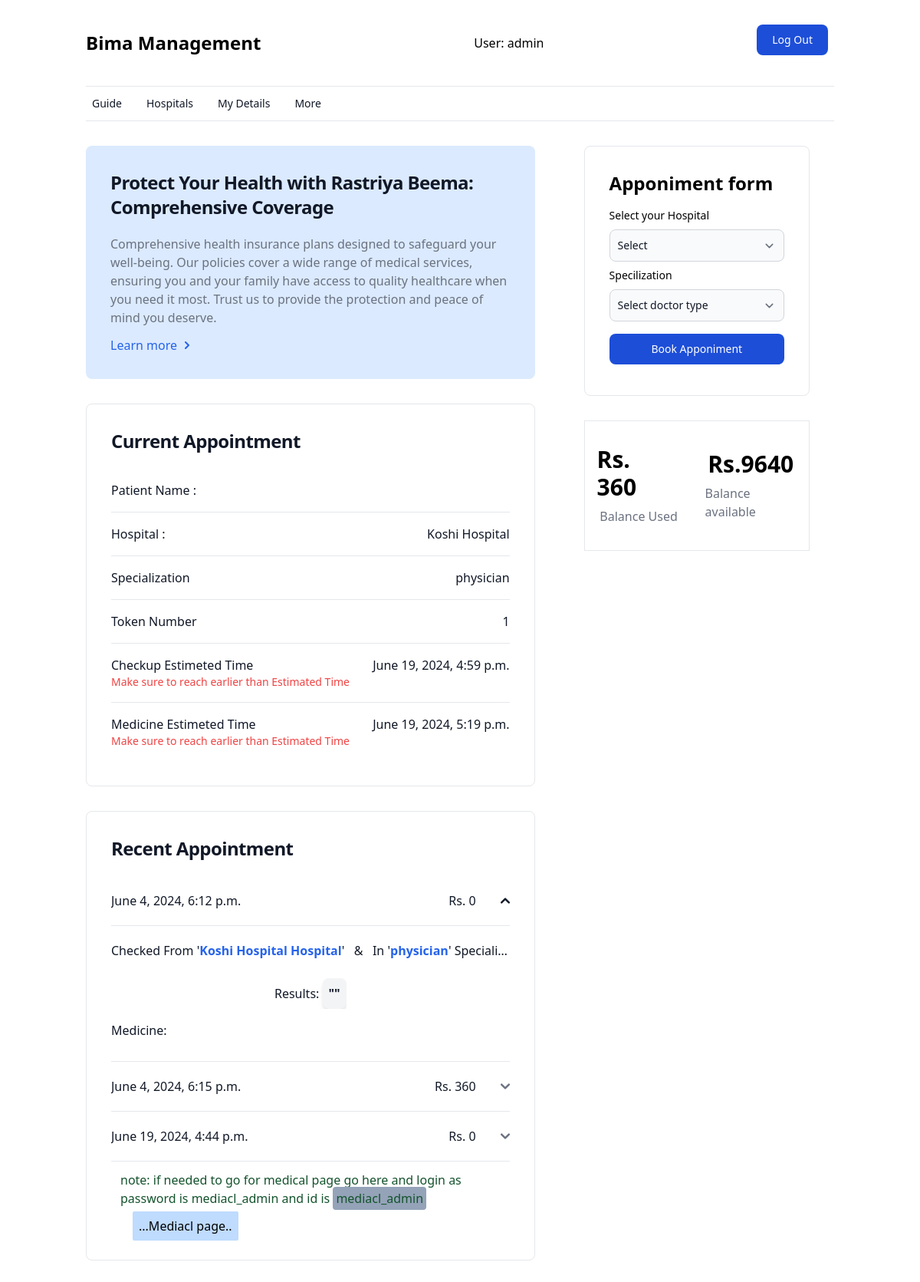
Screenshot of / (signed in) with the database file from the repository.
### Bimapage/models.py (models this page shows)
class Opd(models.Model):
    appoinment = models.ForeignKey(Appoinment, on_delete=models.CASCADE)
    token_num = models.IntegerField()
    checkup_estimeted_time= models.DateTimeField(blank=True, null=True)
    medicine_estimeted_time= models.DateTimeField(blank=True, null=True)
    created_at = models.DateTimeField(auto_now=True)
    updated_at = models.DateTimeField(auto_now=True)

class Appoinment(models.Model):
    user= models.ForeignKey(User, on_delete=models.CASCADE)
    Hospital = models.ForeignKey(Hospital, on_delete=models.CASCADE)
    specilization = models.CharField(max_length=200 )
    appoinment_status= models.BooleanField(default=True)
    created_at = models.DateTimeField(auto_now_add=True)
    updated_at = models.DateTimeField(auto_now=True)

class Hospital(models.Model):
    registration_num = models.UUIDField(primary_key=True, default=uuid.uuid4, editable=False)
    hos_name = models.CharField(max_length=100)
    hos_address = models.CharField(max_length=200)
    HOS_TYPE_CHOICES = (
        ('gov', 'government'),
        ('private', 'private'),
    )
    hos_type = models.CharField(max_length=30, choices=HOS_TYPE_CHOICES, default='gov')
    hos_Ph = models.CharField(max_length=100, default=0)
    hos_email = models.EmailField(max_length=254, null=True, blank=True)
    hos_web = models.CharField(max_length=100, null=True, blank=True)
    logo = models.ImageField(upload_to='hospital', blank=True, null=True)
    created_at = models.DateTimeField(default=datetime.now)
    updated_at = models.DateTimeField(auto_now=True)
    def __str__(self):
        return self.hos_name

### Bimapage/views.py (the view)
# urls.py: path('', homepage, name="home"),
def homepage(request):
    hospitals = Hospital.objects.all()
    opd, latest_Opd=None,None
    if request.user.is_authenticated:
        opd = Opd.objects.filter(appoinment__user=request.user)
        latest_Opd= opd.last()
    else:
        messages.info(request, "Plz Create Account or Log in First")
    context = {'hospitals':hospitals, 'opd':opd, 'latest_Opd':latest_Opd}
    return render(request, 'pages/index.html',context)

### templates/pages/index.html (shortened to what this page needs)
{% extends "base.html" %}
{% block content %}
<main class="flex flex-col-reverse lg:flex-row gap-8 px-4 lg:px-28 py-8">
    <section class="w-full lg:w-3/5">
        <div class="p-4 bg-blue-100 rounded-lg md:p-8 dark:bg-gray-800">
            <h2 class="mb-5 text-2xl xl:text-3xl font-bold tracking-tight text-gray-900 dark:text-white">Protect Your Health with Rastriya Beema: Comprehensive Coverage</h2>
            <p class="mb-3 text-gray-500 dark:text-gray-400">Comprehensive health insurance plans designed to safeguard your well-being. Our policies cover a wide range of medical services, ensuring you and your family have access to quality healthcare when you need it most. Trust us to provide the protection and peace of mind you deserve.</p>
            <a href="#" class="inline-flex items-center font-medium text-blue-600 hover:text-blue-800 dark:text-blue-500 dark:hover:text-blue-700">
                Learn more
                <svg class=" w-2.5 h-2.5 ms-2 rtl:rotate-180" aria-hidden="true" xmlns="http://www.w3.org/2000/svg" fill="none" viewBox="0 0 6 10">
                    <path stroke="currentColor" stroke-linecap="round" stroke-linejoin="round" stroke-width="2" d="m1 9 4-4-4-4"/>
                </svg>
            </a>
        </div>
        <div class="p-4 mt-8 border rounded-lg md:p-8 dark:bg-gray-800">
            <h2 class="mb-5 text-2xl xl:text-3xl font-bold tracking-tight text-gray-900 dark:text-white">Current Appointment</h2>
            {% if latest_Opd %}
                <ul role="list" class="divide-y divide-gray-200 dark:divide-gray-700">
                    <li class="py-3 sm:py-4">
                        <div class="flex items-center justify-between">
                                <p class=" font-medium text-gray-900 truncate dark:text-white">
                                    Patient Name :
                                </p>
                        </div>
                    </li>
                    <li class="py-3 sm:py-4">
                        <div class="flex items-center justify-between">
                                <p class=" font-medium text-gray-900 truncate dark:text-white">
                                    Hospital :
                                </p>
                            <div class="inline-flex items-center text-base text-gray-900 dark:text-white">
                                {{latest_Opd.appoinment.Hospital}}
                            </div>
                        </div>
                    </li>
                    <li class="py-3 sm:py-4">
                        <div class="flex items-center justify-between">
                                <p class=" font-medium text-gray-900 truncate dark:text-white">
                                    Specialization
                                </p>
                            <div class="inline-flex items-center text-base text-gray-900 dark:text-white">
                                {{latest_Opd.appoinment.specilization}}
                            </div>
                        </div>
                    </li>
                    <li class="py-3 sm:py-4">
                        <div class="flex items-center justify-between">
                                <p class=" font-medium text-gray-900 truncate dark:text-white">
                                    Token Number
                                </p>
                            <div class="inline-flex items-center text-base text-gray-900 dark:text-white">
                                {{ latest_Opd.token_num }}
                            </div>
                        </div>
                    </li>
                    <li class="py-3 sm:py-4">
                        <div class="flex items-center justify-between">
                                <p class=" font-medium text-gray-900 truncate dark:text-white">
                                    Checkup Estimeted Time
                                </p>
                            <div class="inline-flex items-center text-base text-gray-900 dark:text-white">
                                {{ latest_Opd.checkup_estimeted_time }}
                            </div>
                        </div>
                        <p class="text-sm text-red-500">Make sure to reach earlier than Estimated Time</p>
                    </li>
                    <li class="py-3 sm:py-4">
                        <div class="flex items-center justify-between">
                                <p class=" font-medium text-gray-900 truncate dark:text-white">
                                    Medicine Estimeted Time
                                </p>
                            <div class="inline-flex items-center text-base text-gray-900 dark:text-white">
                                {{ latest_Opd.medicine_estimeted_time }}
                            </div>
                        </div>
                        <p class="text-sm text-red-500">Make sure to reach earlier than Estimated Time</p>
                    </li>
                </ul>
            {% else %}
                <p class=" font-medium text-gray-900 truncate dark:text-white">
                    No Apponiment set yet
                </p>
            {% endif %}
        </div>
            <div class="p-4 mt-8 border rounded-lg md:p-8 dark:bg-gray-800">
                <h2 class="mb-5 text-2xl xl:text-3xl font-bold tracking-tight text-gray-900 dark:text-white">Recent Appointment</h2>
                 {% if opd %}
                <div id="accordion-flush" data-accordion="collapse" data-active-classes="bg-white dark:bg-gray-900 text-gray-900 dark:text-white" data-inactive-classes="text-gray-500 dark:text-gray-400">
                    {% for eachopd in opd %}
                    <h2 id="accordion-flush-heading-1">
                        <button data-accordion-target="#accordion-flush-body-{{ forloop.counter }}" type="button" class="flex items-center justify-between w-full py-5 font-medium rtl:text-right text-gray-500 border-b border-gray-200 dark:border-gray-700 dark:text-gray-400 gap-3" aria-expanded="true" aria-controls="accordion-flush-body-1">
                            <p class=" font-medium text-gray-900 truncate dark:text-white">
                                {{eachopd.created_at}}
                            </p>
                            <div class="flex gap-8 items-center">
                                <div class="inline-flex items-center text-base text-gray-900 dark:text-white">
                                    Rs.&nbsp; <span id="p_{{eachopd.token_num}}">0</span>
                                </div>
                                <svg data-accordion-icon class="w-3 h-3 rotate-180 shrink-0" aria-hidden="true" xmlns="http://www.w3.org/2000/svg" fill="none" viewBox="0 0 10 6">
                                <path stroke="currentColor" stroke-linecap="round" stroke-linejoin="round" stroke-width="2" d="M9 5 5 1 1 5"/>
                                </svg>
                            </div>
                        </button>
                    </h2>
                    <div id="accordion-flush-body-{{ forloop.counter }}" class="hidden" aria-labelledby="accordion-flush-heading-1">
                        <div class="py-5 border-b border-gray-200 dark:border-gray-700">
                            <div>
                                <p class="font-medium text-gray-900 truncate dark:text-white">
                                    Checked From '<span class="font-semibold text-blue-600 dark:text-blue-400">{{ eachopd.appoinment.Hospital }} Hospital</span>'
                                    &nbsp; & &nbsp;
                                    In '<span class="font-semibold text-blue-600 dark:text-blue-400">{{ eachopd.appoinment.specilization }}</span>' Specialization.
                                </p>
                                <br>
                                <div class="flex flex-col items-center text-base text-gray-900 dark:text-white">
                                    <div class="dark:bg-gray-800 w-full md:w-auto flex-wrap">
                                        <p class="font-medium text-gray-900 truncate dark:text-white">
                                            Results: <span class="inline-block font-semibold rounded-lg shadow-md bg-gray-100 p-2">"{{ eachopd.checkupresults.result_discription }}"</span>
                                        </p>
                                    </div>
                                </div>
                                <div class="mt-4">
                                    <p class="font-medium text-gray-900 truncate dark:text-white">
                                        Medicine:
                                    </p>
                                </div>
                            </div>
                        </div>
                    </div>
                    {% endfor %}
                    <div>
                        <p class="text-green-900 p-3">
                            note: if needed to go for medical page go here and login as password is mediacl_admin and id is
                            <span class="bg-slate-400 p-1 rounded">mediacl_admin</span>
                        </p>
                        <a href="https://digitalbima.vercel.app/medicalstore/" class="p-2 m-7 bg-blue-200 rounded-sm text-black"> ...Mediacl page..</a>
                    </div>
                </div>
                {% else %}
                <p class=" font-medium text-gray-900 truncate dark:text-white">
                    No Recent Apponiment set yet, Plz add any
                </p>
                {% endif %}
            </div>
    </section>
    <section class="w-full lg:w-2/5 lg:px-8">
        <article class=" sticky top-8 ">
            <form class="w-full mx-auto bg-white py-8 px-8 rounded-lg border" method="post" action="/appoinment/">
                <div class="heading-text mb-4">
                <h1 class="font-bold text-2xl ">Apponiment form</h1>
                </div>
                <label for="countries" class="block mb-2 text-sm font-medium text-black dark:text-white">Select your
                Hospital</label>
                <select id="countries" name="hospital"
                class="bg-gray-50 border border-gray-300 text-gray-900 text-sm rounded-lg focus:ring-blue-500 focus:border-blue-500 block w-full p-2.5 dark:bg-gray-700 dark:border-gray-600 dark:placeholder-gray-400 dark:text-white dark:focus:ring-blue-500 dark:focus:border-blue-500" required>
                <option value="" disabled selected>Select</option>
                </select>
                <label for="countries" class="block mb-2 text-sm font-medium text-black  dark:text-white mt-2">
                Specilization</label>
                <select id="doctor_type" name="doctor_type"
                class="bg-gray-50 border border-gray-300 text-gray-900 text-sm rounded-lg focus:ring-blue-500 focus:border-blue-500 block w-full p-2.5 dark:bg-gray-700 dark:border-gray-600 dark:placeholder-gray-400 dark:text-white dark:focus:ring-blue-500 dark:focus:border-blue-500" required>
                <option value="" disabled selected>Select doctor type</option>
                </select>
                <button type="submit"
                class="text-white w-full bg-blue-700 hover:bg-blue-800 focus:ring-4 focus:ring-blue-300 font-medium rounded-lg text-sm px-5 py-2.5 me-2 mb-2 dark:bg-blue-600 dark:hover:bg-blue-700 focus:outline-none dark:focus:ring-blue-800 my-4">Book Apponiment</button>
            </form>
        {% if request.user.is_authenticated %}
        <section class="mt-8 py-8 px-4 border flex gap-8 justify-evenly">
            <div class="flex flex-col items-center justify-center">
                <dt class="mb-2 text-3xl font-extrabold">Rs. &nbsp; <span id="balanceused"> </span> </dt>
                <dd class="text-gray-500 dark:text-gray-400">Balance Used</dd>
            </div>
            <div class="flex flex-col items-center justify-center">
                <dt class="mb-2 text-3xl font-extrabold">Rs.<span id="balanceavailable"></span></dt>
                <dd class="text-gray-500 dark:text-gray-400">Balance available</dd>
            </div>
        </section>
        {% endif %}
        </article>
    </section>
</main>
{% endblock content %}

### templates/base.html (shortened to what this page needs)
{% load static tailwind_tags %}
<!doctype html>
<html>
<head>
  {% tailwind_css %}
</head>
<body>
    <nav class="bg-white border-gray-200 dark:bg-gray-900 px-4 sm:px-6 lg:px-28 py-4">
        <div class="flex flex-nowrap justify-between items-center py-4 gap-1">
            <a href="/" class="flex items-center space-x-3 rtl:space-x-reverse">
                <span class="self-center text-2xl font-semibold whitespace-nowrap dark:text-white">Bima Management</span>
            </a>
            {% if request.user.is_authenticated %}
            User: {{ request.user.username }}
            {% endif %}
            <div class="flex items-center justify-between rtl:space-x-reverse">
                {% if request.user.is_authenticated %}
                <a href="/logout">
                    <button type="button" class="text-white bg-blue-700 hover:bg-blue-800 focus:ring-4 focus:ring-blue-300 font-medium rounded-lg text-sm px-5 py-2.5 me-2 mb-2 dark:bg-blue-600 dark:hover:bg-blue-700 focus:outline-none dark:focus:ring-blue-800">Log Out</button>
                </a>
                {% endif %}
            </div>
        </div>
    </nav>
    <nav class="px-28">
        <div class="py-3 mx-auto  border-t border-b px-2">
            <div class="flex items-center">
                <ul class="flex flex-row font-medium mt-0 space-x-8 rtl:space-x-reverse text-sm">
                    <li>
                        <a href="#" class="text-gray-900 dark:text-white hover:underline" aria-current="page">Guide</a>
                    </li>
                    <li>
                        <a href="#" class="text-gray-900 dark:text-white hover:underline">Hospitals</a>
                    </li>
                    <li>
                        <a href="#" class="text-gray-900 dark:text-white hover:underline">My Details</a>
                    </li>
                    <li>
                        <a href="#" class="text-gray-900 dark:text-white hover:underline">More</a>
                    </li>
                </ul>
            </div>
        </div>
    </nav>
    {% block content %}
    {% endblock content %}
</body>
</html>

### rows the page displays
Opd: appoinment.Hospital "Koshi Hospital", appoinment.specilization "physician", token_num "1", checkup_estimeted_time "June 19, 2024, 4:59 p.m.", medicine_estimeted_time "June 19, 2024, 5:19 p.m.", created_at "June 19, 2024, 4:44 p.m."
Opd: created_at "June 4, 2024, 6:12 p.m.", appoinment.Hospital "Koshi Hospital", appoinment.specilization "physician"
Opd: created_at "June 4, 2024, 6:15 p.m."

### other values shown
{{ request.user.username }} "admin"
